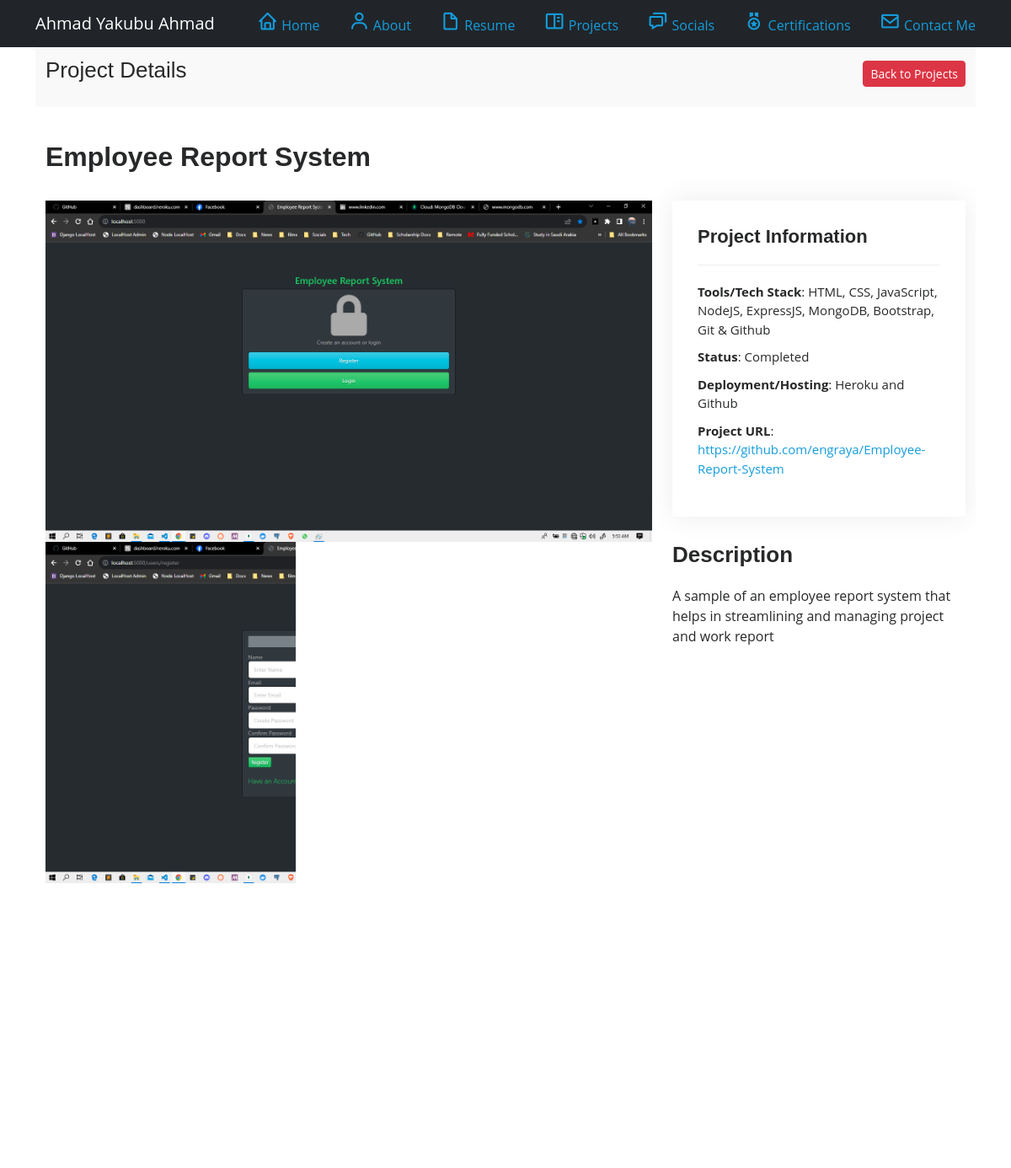
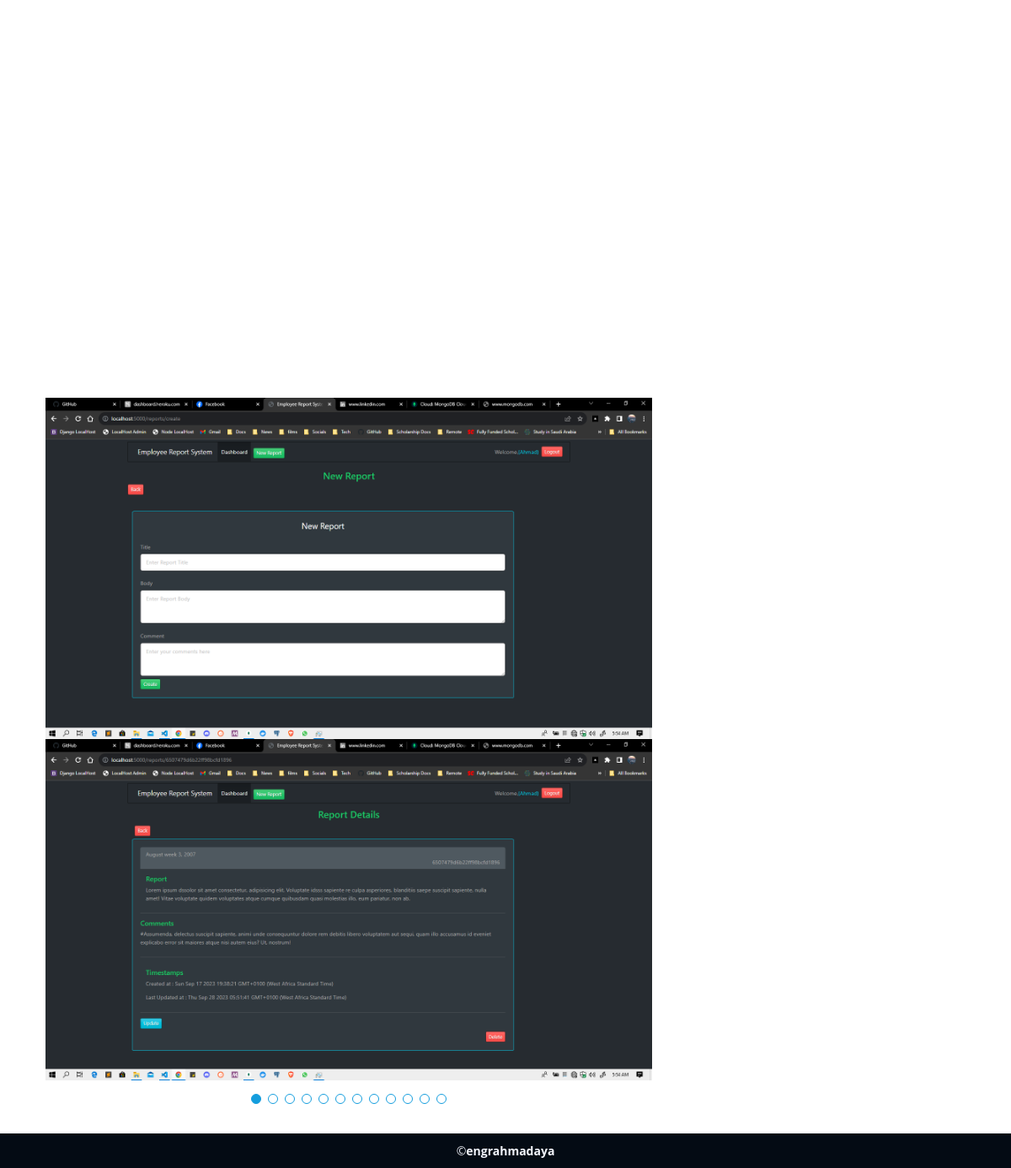
Page /portfolio-detail/23/ on the committed database (2 pictures, top to bottom).
### baseapp/models.py (models this page shows, shortened)
class Portfolio(models.Model):
    title = models.CharField(max_length=200, null=True, blank=True)
    portfolio_description = models.TextField()
    cover_image = models.ImageField(upload_to='portfolio_cover', null=True, blank=True)
    tech_stack = models.CharField(max_length=200, null=True, blank=True)
    deployment = models.CharField(max_length=200, null=True, blank=True)
    status = models.CharField(max_length=100, null=True, blank=True, choices=PROJECT_STATUS)
    portfolio_url = models.URLField(max_length=200, null=True, blank=True)

class Caption(models.Model):
    caption_shots = models.ForeignKey(Portfolio, on_delete=models.CASCADE ,null=True, blank=True)
    image = models.ImageField(upload_to='captions', null=True, blank=True)

### baseapp/views.py (the view)
# urls.py: path('portfolio-detail/<str:pk>/', views.portfolio_Detail, name="portfolio_detail"),
def portfolio_Detail(request, pk):
    portfolio = Portfolio.objects.get(id=pk)
    context = {'portfolio' : portfolio}
    return render(request, 'baseapp/portfolio-details.html', context)

### baseapp/templates/baseapp/portfolio-details.html
{% extends 'baseapp/base.html' %}
{% load static %}
{% block content  %}
<div class="container">
  <section id="breadcrumbs" class="breadcrumbs">
    <div class="container">
      <div class="d-flex justify-content-between align-items-center">
        <h2>Project Details</h2>
        <ol>
          <li><a href="{% url 'portfolio' %}" class="btn btn-sm btn-danger">Back to Projects</a></li>
        </ol>
      </div>
    </div>
  </section>
  <section id="portfolio-details" class="portfolio-details">
    <div class="container">
      <div class="row gy-4">
        <h2><strong>{{portfolio.title}}</strong></h2>
        <div class="col-lg-8">
          <div class="portfolio-details-slider swiper">
            {% for shot in portfolio.caption_set.all %}
            <div class="swiper-wrapper align-items-center">
              <div class="swiper-slide">
                <img src="{{shot.image.url}}" alt="">
              </div>
              <div class="swiper-slide">
                <img src="{{shot.image.url}}" alt="">
              </div>
            </div>
            {% endfor %}
            <div class="swiper-pagination"></div>
          </div>
        </div>
        <div class="col-lg-4">
          <div class="portfolio-info">
            <h3>Project Information</h3>
            <ul>
              <li><strong>Tools/Tech Stack</strong>: {{portfolio.tech_stack}}</li>
              <li><strong>Status</strong>: {{portfolio.status}}</li>
              <li><strong>Deployment/Hosting</strong>: {{portfolio.deployment}}</li>
              <li><strong>Project URL</strong>: <a href="{{portfolio.portfolio_url}}" target="_blank">{{portfolio.portfolio_url}}</a></li>
            </ul>
          </div>
          <div class="portfolio-description">
            <h2>Description</h2>
            <p>
              {{portfolio.portfolio_description}}
            </p>
          </div>
        </div>
      </div>
    </div>
  </section>
</div>
{% endblock content  %}

### static/assets/css/style.css (style rules this page uses)
body, html { font-family: "Open Sans", sans-serif; color: #272829; }
a { color: #149ddd; text-decoration: none; }
h1, h2, h3, h4, h5, h6 { font-family: "Raleway", sans-serif; }
section { padding: 60px 0; overflow: hidden; }
.portfolio-details { padding-top: 40px; }
.portfolio-details .portfolio-details-slider img { width: 100%; }
.portfolio-details .portfolio-details-slider .swiper-pagination { margin-top: 20px; position: relative; }
.portfolio-details .portfolio-info { padding: 30px; box-shadow: 0px 0 30px rgba(5, 13, 24, 0.08); }
.portfolio-details .portfolio-info h3 { font-size: 22px; font-weight: 700; margin-bottom: 20px; padding-bottom: 20px; border-bottom: 1px solid #eee; }
.portfolio-details .portfolio-info ul { list-style: none; padding: 0; font-size: 15px; }
.portfolio-details .portfolio-info ul li+li { margin-top: 10px; }
.portfolio-details .portfolio-description { padding-top: 30px; }
.portfolio-details .portfolio-description h2 { font-size: 26px; font-weight: 700; margin-bottom: 20px; }
.portfolio-details .portfolio-description p { padding: 0; }
.breadcrumbs { padding: 20px 0; background: #f9f9f9; }
.breadcrumbs h2 { font-size: 26px; font-weight: 300; }
.breadcrumbs ol { display: flex; flex-wrap: wrap; list-style: none; padding: 0; margin: 0; font-size: 15px; }

### rows in the picture
Portfolio: title "Employee Report System", tech_stack "HTML, CSS, JavaScript, NodeJS, ExpressJS, MongoDB, Bootstrap, Git & Github", status "Completed", deployment "Heroku and Github", portfolio_url "https://github.com/engraya/Employee-Report-System", portfolio_description "A sample of an employee report system that helps in streamlining and managing project and work report"
Caption: image (picture)
Caption: image (picture)
Caption: image (picture)
Caption: image (picture)
Caption: image (picture)
Caption: image (picture)
